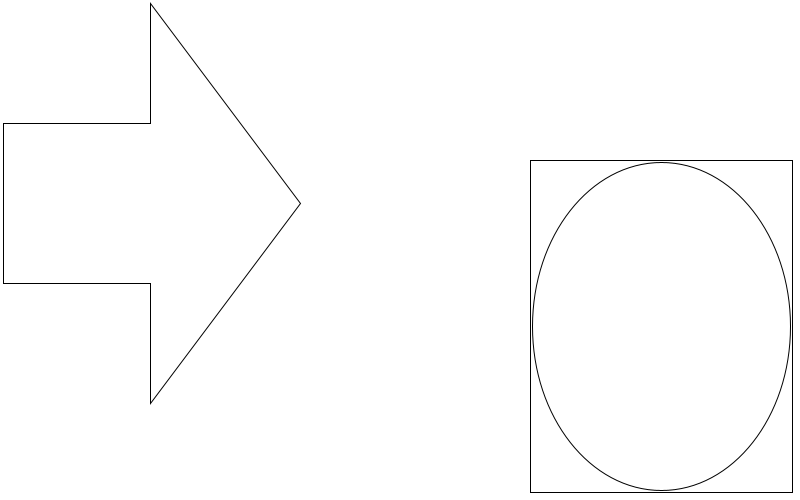
Frame 1 (no input)
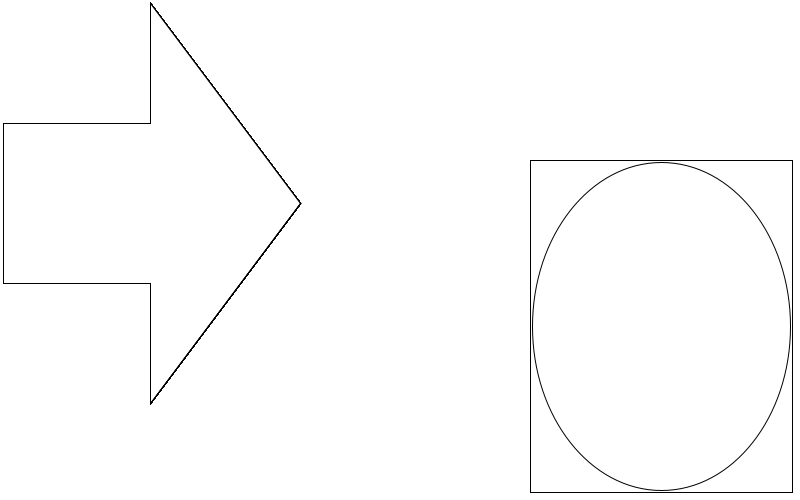
Frame 60 (the mouse pressed at the canvas centre just before this capture)
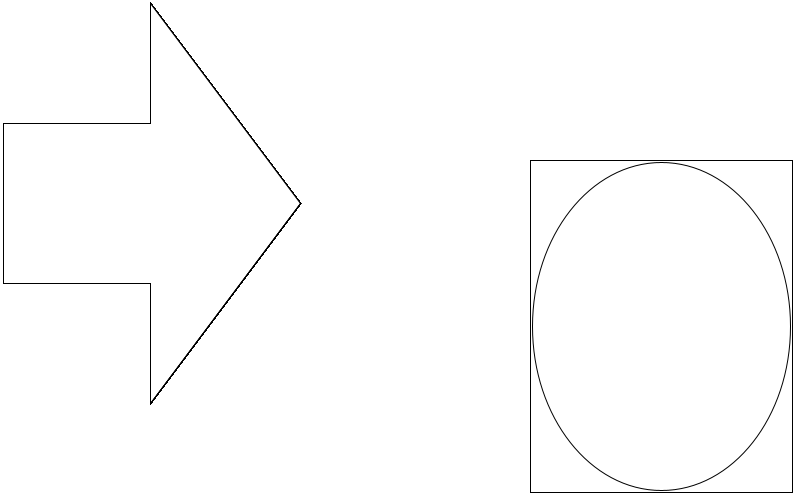
Frame 120 (the mouse held since frame 60 and released just before this capture)

The Processing sketch that drew these frames (run headless with seeded random() and noise(); from frame 60 on, the mouse is pressed at the canvas centre):

// Processing sketch: jessicaChen_U2W2_2B
// ── jessicaChen_U2W2_2B.pde
void setup(){
 size(800, 500);
 //make the background white
 background(255);
}
void draw(){
  //the retangle and circle
 rectMode(CORNERS);
 rect(530, 160, 792, 492);
 ellipseMode(CORNERS);
 ellipse(532, 162, 790, 490);
 
 //the arrow
 beginShape();
 vertex(150, 3);
 vertex(300, 203);
 vertex(150, 403);
 vertex(150, 283);
 vertex(3, 283);
 vertex(3, 123);
 vertex(150, 123);
 endShape(CLOSE);
}
